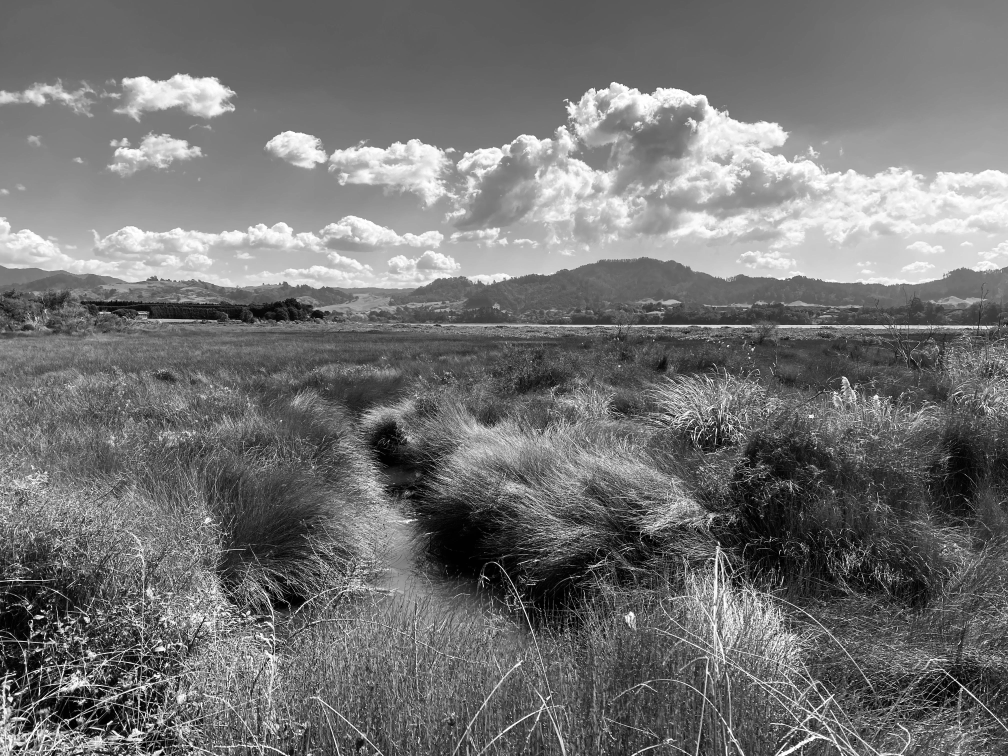
#> input picture Dữ liệu bài tập/Buổi 03 (01-12-C)/prarie.jpg, 4032 x 3024 px (shown at 1/4 size); the run also reads 1 picture not shown here
$ jupyter execute --allow-errors Ex3.ipynb
#> lines starting #> are read from the running program, lines starting #| are printed output that depends on the picture; after the words box and inside, x2 and y2 are one past the last pixel; in counts of white or black regions, pixels touching at a corner belong together
# Excercise 3

[cell 1]
import cv2
import matplotlib.pyplot as plt
import numpy as np

FS = 15 #Fontsize of caption

## 3.1 Adding 2 images

[cell 2]
#Read the image test
img_a = cv2.imread('prarie.jpg')
#> img_a is the input picture: shape (3024, 4032, 3); min 0, max 255, mean 115.3
img_b = cv2.imread('giraffe.jpg')
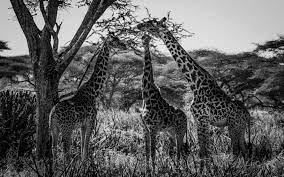
#> input picture Dữ liệu bài tập/Buổi 03 (01-12-C)/giraffe.jpg, 284 x 177 px
#> img_b is the input picture: shape (177, 284, 3); min 0, max 255, mean 95.1
img_b_resize = cv2.resize(img_b, (img_a.shape[1], img_a.shape[0]))
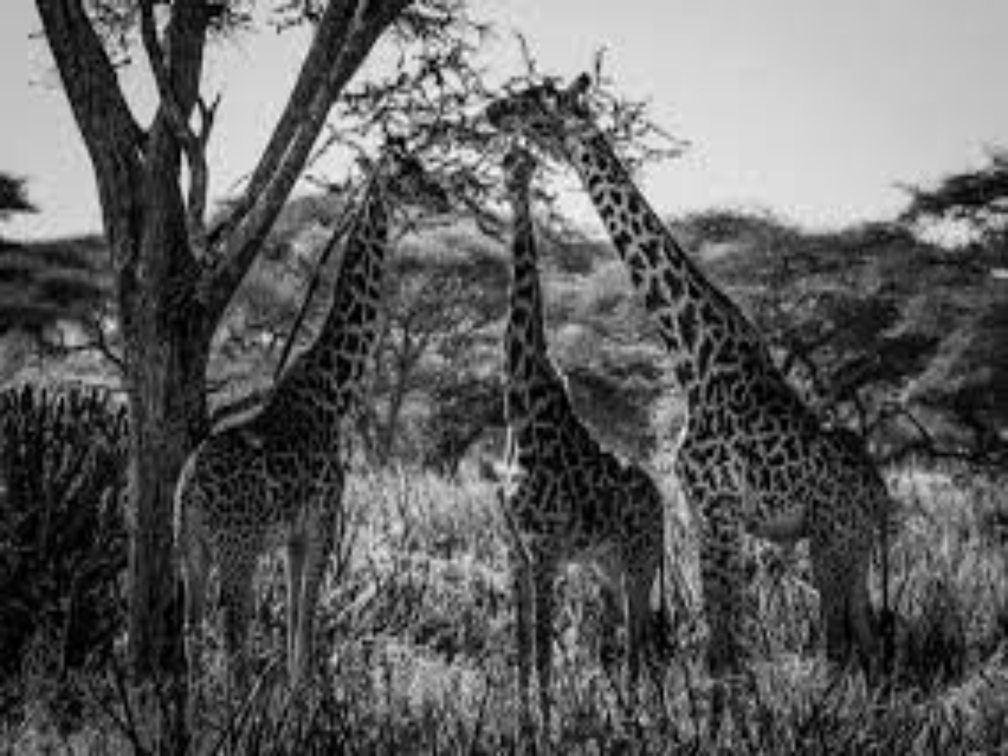
#> img_b_resize: shape (3024, 4032, 3) (shown at 1/4 size); min 0, max 254, mean 95
img_c = cv2.add(img_a, img_b_resize)
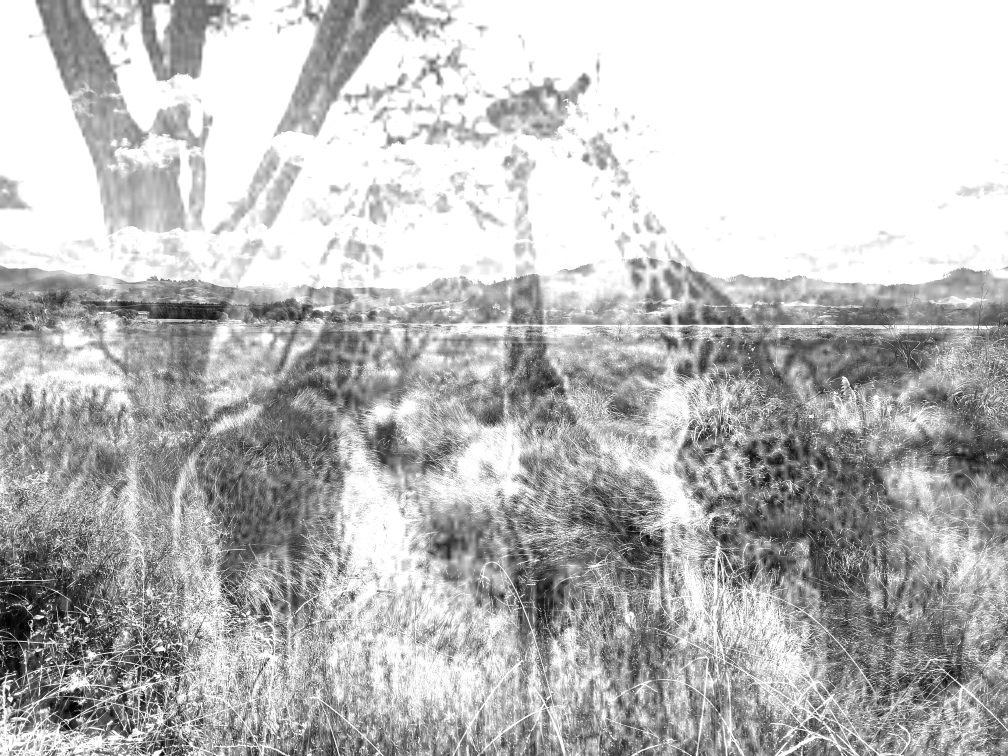
#> img_c: shape (3024, 4032, 3) (shown at 1/4 size); min 0, max 255, mean 187.4

plt.figure(figsize = (15, 5))

#Plot images
plt.subplot(1, 3, 1)
plt.imshow(img_a)
plt.title('Image 1', fontsize = FS)
plt.axis('off')

plt.subplot(1, 3, 2)
plt.imshow(img_b)
plt.title('Image 2', fontsize = FS)
plt.axis('off')

plt.subplot(1, 3, 3)
plt.imshow(img_c)
plt.title('Combination image', fontsize = FS)
plt.axis('off')

plt.tight_layout()
plt.show()
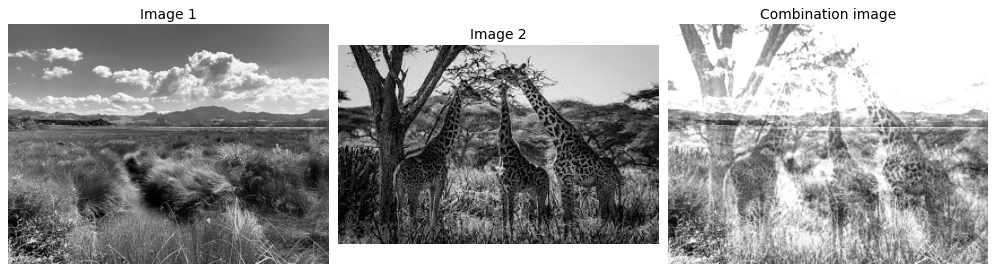
#> figure drawn by matplotlib, 3 panels

## 3.2 Multiplying 2 or more images

[cell 3]
#Read the image test with range [0, 1]
img_a = cv2.imread('earth1.jpg') / 255.0
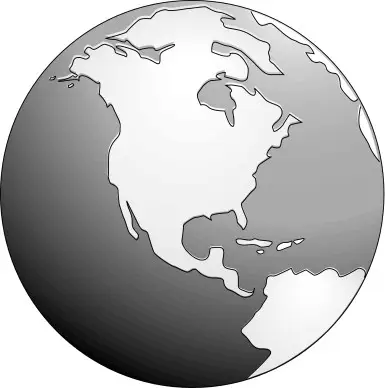
#> input picture Dữ liệu bài tập/Buổi 03 (01-12-C)/earth1.jpg, 385 x 388 px
#> img_a: shape (388, 385, 3) float64
img_b = cv2.imread('earth2.jpg') / 255.0
img = np.multiply(np.multiply(img_a, img_b), np.multiply(img_a, img_b))
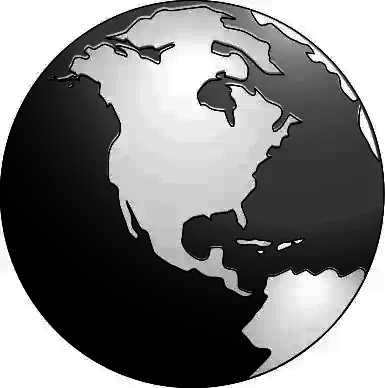
#> img: shape (388, 385, 3) float64; mean B, G, R 0.489, 0.489, 0.489

plt.figure(figsize = (10, 5))

#Plot images
plt.subplot(1, 2, 1)
plt.imshow(img_a)
plt.title('2D Image', fontsize = FS)
plt.axis('off')

plt.subplot(1, 2, 2)
plt.imshow(img)
plt.title('3D Image', fontsize = FS)
plt.axis('off')

## 3.3 Dividing 2 images

[cell 4]
#Read the image test with range [0, 1]
img_noText = cv2.imread('gradient.jpg', cv2.IMREAD_GRAYSCALE) / 255.0
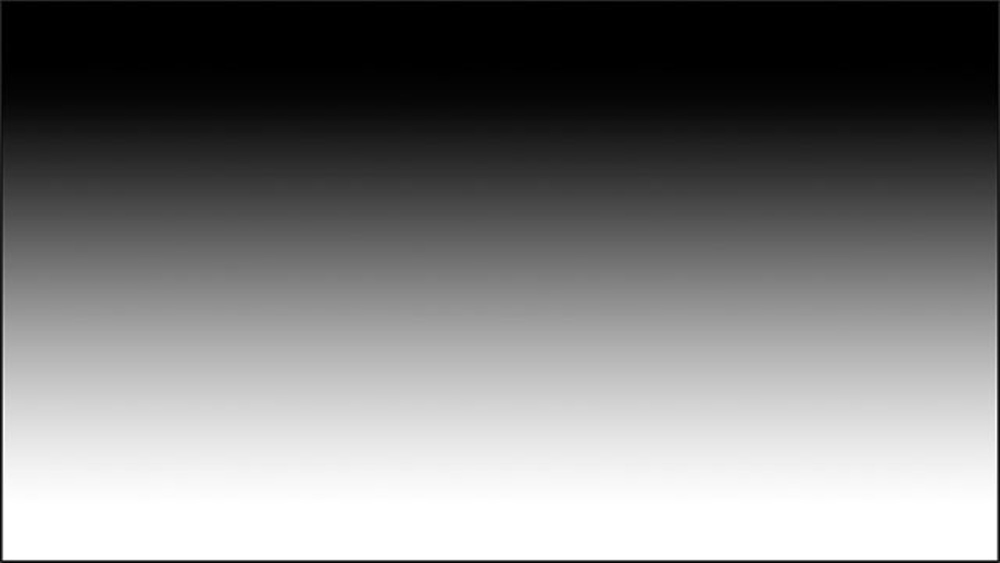
#> input picture Dữ liệu bài tập/Buổi 03 (01-12-C)/gradient.jpg, 2000 x 1125 px (shown at 1/2 size)
#> img_noText: shape (1125, 2000) float64; min 0, max 1, mean 0.49
img_haveText = cv2.imread('gradient_with_text.jpg', cv2.IMREAD_GRAYSCALE) / 255.0
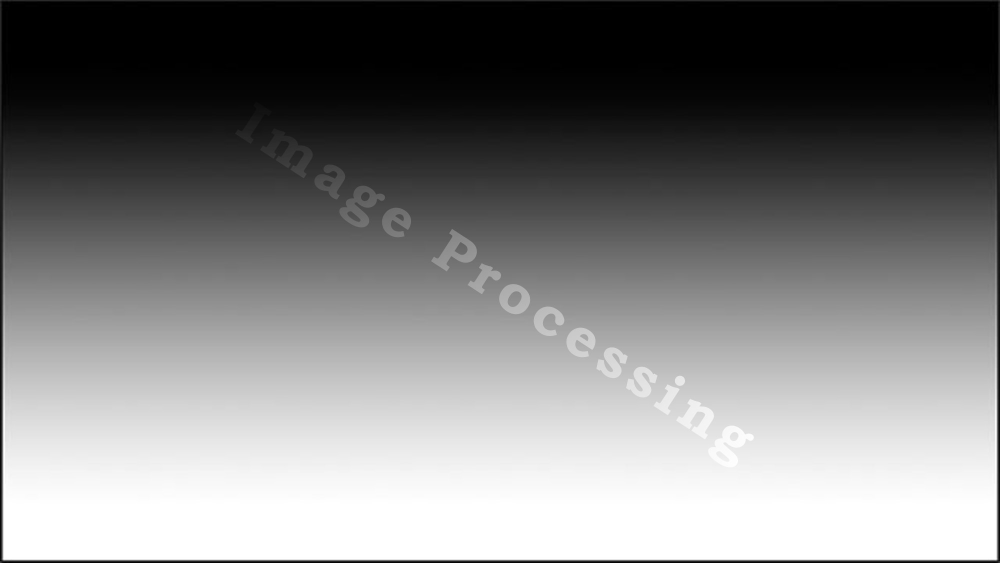
#> input picture Dữ liệu bài tập/Buổi 03 (01-12-C)/gradient_with_text.jpg, 2000 x 1125 px (shown at 1/2 size)
#> img_haveText: shape (1125, 2000) float64; min 0, max 1, mean 0.492
img_divide = cv2.divide(img_haveText, img_noText + 1e-8)
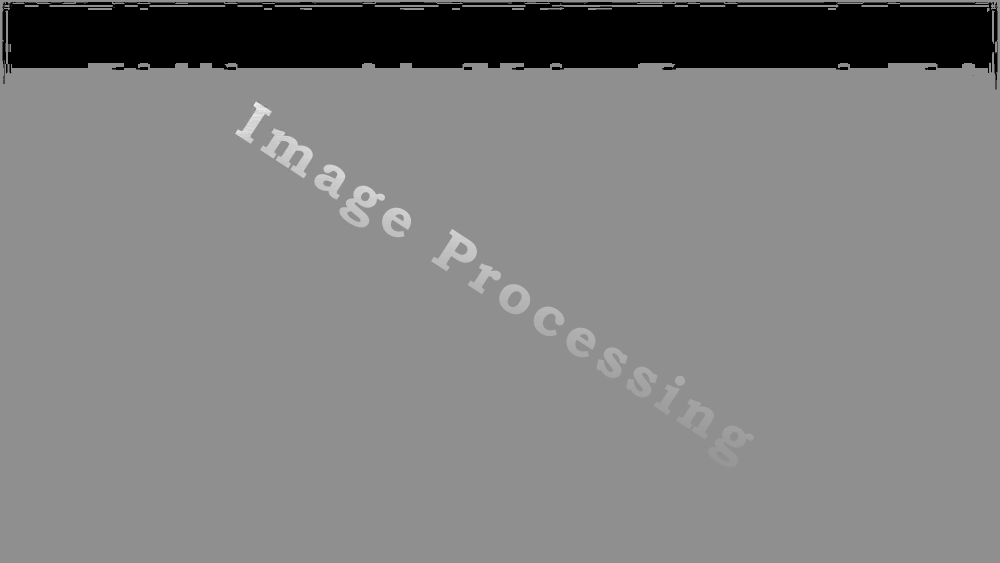
#> img_divide: shape (1125, 2000) float64 (shown at 1/2 size); min 0, max 1.78, mean 0.895; drawn with min black and max white
text = img_divide > 1
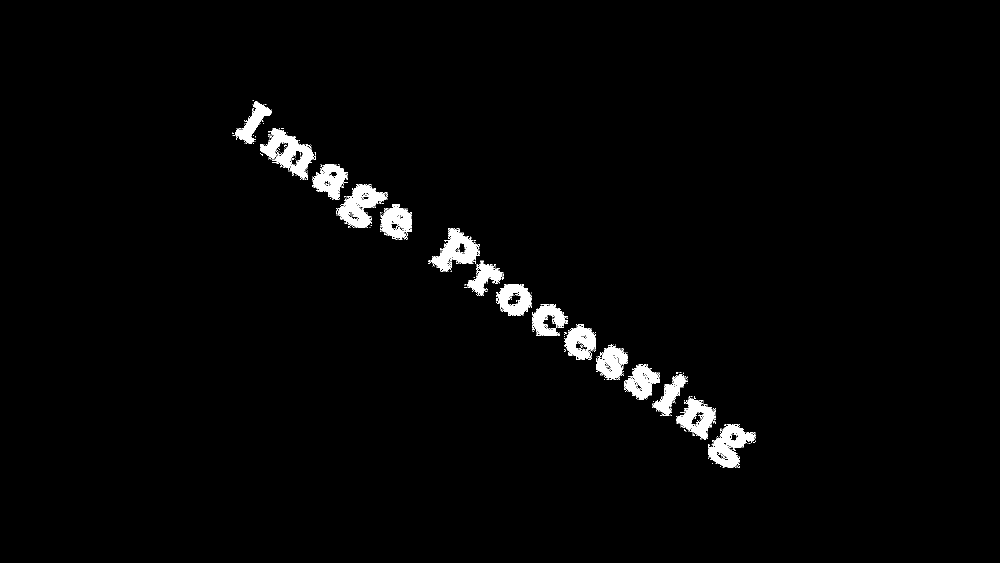
#> text: shape (1125, 2000) bool (shown at 1/2 size); 2% white; 636 white regions (616 under 20 px), largest, box (x1, y1, x2, y2) and area: (520, 256, 631, 360) 4572, (675, 369, 774, 456) 3968, (1416, 848, 1512, 936) 3885

plt.figure(figsize = (15, 5))

#Plot images
plt.subplot(1, 3, 1)
plt.imshow(img_noText, cmap = 'gray', vmin = 0, vmax = 1)
plt.title('No text Image', fontsize = FS)
plt.axis('off')

plt.subplot(1, 3, 2)
plt.imshow(img_haveText, cmap = 'gray', vmin = 0, vmax = 1)
plt.title('Have text Image', fontsize = FS)
plt.axis('off')

plt.subplot(1, 3, 3)
plt.imshow(text, cmap = 'gray', vmin = 0, vmax = 1)
plt.title('Text Image', fontsize = FS)
plt.axis('off')
